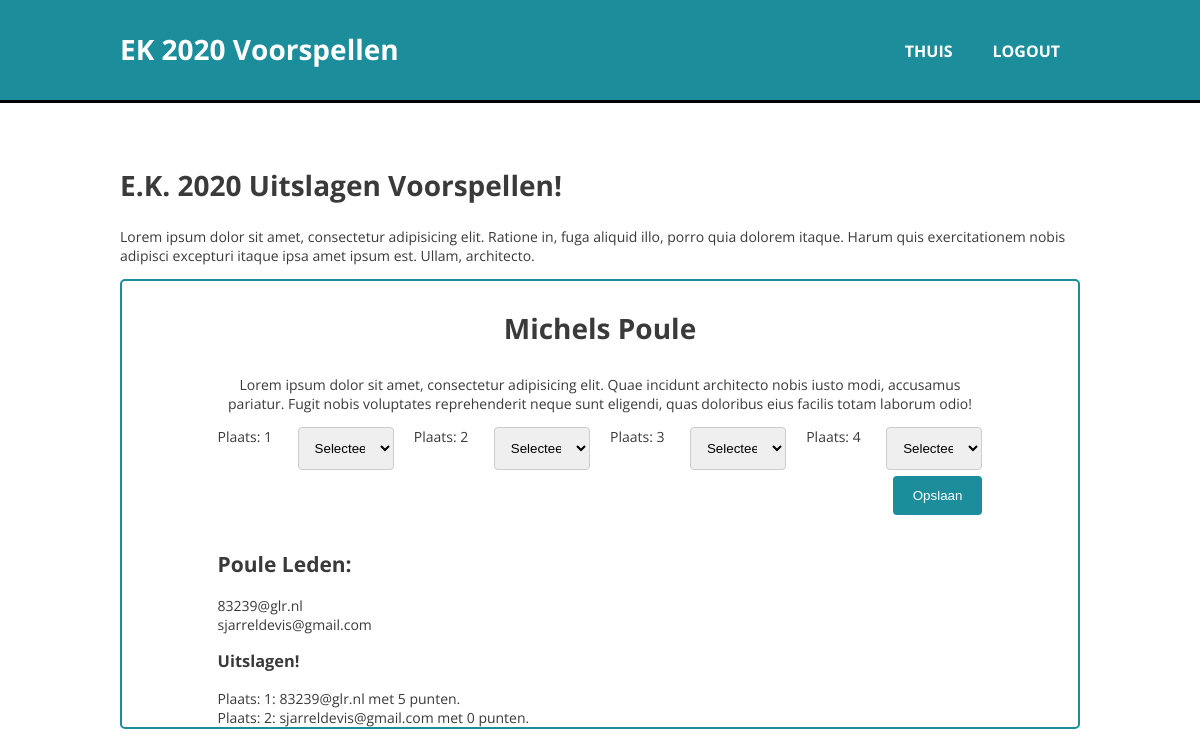
Screenshot of /poule.php?pouleId=36 (signed in) with the database file from the repository.
### tables this page shows
CREATE TABLE `poule` (
  `poule_id` int(11) NOT NULL,
  `poule_administrator_id` int(11) NOT NULL,
  `poule_name` varchar(60) NOT NULL,
  `correct_country_id_1` int(11) DEFAULT NULL,
  `correct_country_id_2` int(11) DEFAULT NULL,
  `correct_country_id_3` int(11) DEFAULT NULL,
  `correct_country_id_4` int(11) DEFAULT NULL
);

CREATE TABLE `user_poule` (
  `user_id` int(11) NOT NULL,
  `poule_id` int(11) NOT NULL,
  `user_sel_country_1` int(11) DEFAULT NULL,
  `user_sel_country_2` int(11) DEFAULT NULL,
  `user_sel_country_3` int(11) DEFAULT NULL,
  `user_sel_country_4` int(11) DEFAULT NULL,
  `points` int(3) NOT NULL DEFAULT '0'
);

CREATE TABLE `user` (
  `user_id` int(11) NOT NULL,
  `user_name` varchar(60) DEFAULT NULL,
  `user_email` varchar(100) NOT NULL,
  `user_password` varchar(120) NOT NULL
);

### assets/db/database.class.php (called while the page is built, shortened)
<?php
class Database {
	private $connection;
	public function connect() {
		$this->host = "localhost";
		$this->username = "mzuidema";
		$this->password = "A5f%jc49";
		$this->database = "ekApplicatie";
		$this->connection = new mysqli($this->host, $this->username, $this->password, $this->database);
		if($this->connection->connect_error) {
			die("Something went wrong");
		} else {
			return $this->connection;
		}
	}
	public function getConnection() {
		return $this->connection;
	}
}
?>

### assets/db/Poule/poule.inc.php (called while the page is built, shortened)
<?php
class Poule extends Database {
	protected function getPouleName($poule_id)
	{
		$sql = "SELECT poule_name FROM poule WHERE poule_id = $poule_id";
		$result = $this->getConnection()->query($sql);
        $rows = $result->num_rows;
        if ($rows > 0) {
            $data = $result->fetch_assoc();
            return $data;
        } else {
            return "No results found!";
        }
	}
	protected function getPouleAdmin($poule_id)
	{
		$sql = "SELECT poule_administrator_id FROM poule WHERE poule_id = $poule_id";
		$result = $this->connect()->query($sql);
        $rows = $result->num_rows;
        if ($rows > 0) {
            $row = $result->fetch_assoc();
            $data[] = $row;
            return $data;
        } else {
            return "No results found!";
        }
	}
	protected function getAllUsersFromPoule($poule_id)
	{
		$sql = "SELECT * FROM user LEFT JOIN user_poule ON user_poule.user_id = user.user_id WHERE user_poule.poule_id = $poule_id";
		$result = $this->getConnection()->query($sql);
        $rows = $result->num_rows;
        if ($rows > 0) {
            while ($row = $result->fetch_assoc()) {
                $data[] = $row;
            }
            return $data;
        } else {
            return null;
        }
	}
	protected function getSelectedCountryProcess($user_id, $poule_id, $number)
	{
		$sql = "SELECT user_sel_country_$number FROM user_poule WHERE user_id = $user_id AND poule_id = $poule_id";
		$result = $this->connect()->query($sql);
        $rows = $result->num_rows;
        if ($rows > 0) {
            $row = $result->fetch_assoc();
            $data[] = $row;
            return $data;
        } else {
            return  "No results found!";
        }
	}
	protected function countFirstCorrectCountry($poule_id)
	{
		$sql = "SELECT COUNT(poule.correct_country_id_1) AS count FROM poule WHERE poule.poule_id = $poule_id";
		$result = $this->connect()->query($sql);
        $row = $result->fetch_assoc();
        return $row;
	}
}
?>

### assets/db/Poule/pouleAction.inc.php (called while the page is built, shortened)
<?php
class pouleAction extends Poule {
	public function showPouleName($poule_id) {
		$data = $this->getPouleName($poule_id)['poule_name'];
		return $data;
	}
	public function isPouleAdmin($poule_id, $user_id)
	{
		$data = $this->getPouleAdmin($poule_id);
		if($data[0]['poule_administrator_id'] == $user_id) {
			return true;
		} else {
			return false;
		}
	}
	public function showAllUsersForPoule($poule_id)
	{
		$data = $this->getAllUsersFromPoule($poule_id);
		return $data;
	}
	public function getSelectedCountry($user_id, $poule_id, $number)
	{
		$data = $this->getSelectedCountryProcess($user_id, $poule_id, $number);
		return $data;
	}
	public function areCorrectCountriesFilled($poule_id)
	{
		if($data = $this->countFirstCorrectCountry($poule_id)['count'] > 0) {
			return true;
		} else {
			return false;
		}
	}
}
?>

### assets/db/Country/country.inc.php (called while the page is built, shortened)
<?php
class Country extends Database {
	protected function getCountryList()
	{
		$sql = "SELECT * FROM country";
		$result = $this->getConnection()->query($sql);
        $rows = $result->num_rows;
        if ($rows > 0) {
            while ($row = $result->fetch_assoc()) {
                $data[] = $row;
            }
            return $data;
        } else {
            return null;
        }
	}
}
?>

### assets/db/Country/countryAction.inc.php (called while the page is built, shortened)
<?php
class countryAction extends Country {
	public function countryList()
	{
		$data = $this->getCountryList();
		return $data;
	}
}
?>

### assets/inc/functions.php (called while the page is built)
<?php
function sortArrayOnPoints($array) {
	$points = array_column($array, "points");
	array_multisort($points, SORT_DESC, $array);
	return $array;
}
?>

### poule.php (the view, shortened to what this page needs)
<?php
require_once 'assets/db/database.class.php';
require_once 'assets/db/User/user.inc.php';
require_once 'assets/db/Poule/poule.inc.php';
require_once 'assets/db/Poule/pouleAction.inc.php';
require_once 'assets/db/Country/country.inc.php';
require_once 'assets/db/Country/countryAction.inc.php';
require_once 'assets/inc/functions.php';
$poule = new pouleAction();
$countryAction = new countryAction();
$id = $_GET['pouleId'];
?>
<html>
	<head>
	</head>
	<body>
		<?php require_once 'assets/inc/header.php'; ?>
		<main>
			<section id="banner">
				<div class="container">
					<h1>E.K. 2020 Uitslagen Voorspellen!</h1>
					<p id="banner-content">
						Lorem ipsum dolor sit amet, consectetur adipisicing elit. Ratione in, fuga aliquid illo, porro quia dolorem itaque. Harum quis exercitationem nobis adipisci excepturi itaque ipsa amet ipsum est. Ullam, architecto.
					</p>
				</div>
			</section>
			<section id="content">
				<div class="container">
					<section class="poule">
						<div class="container">
							<h1><?= $poule->showPouleName($id); ?></h1>
							<p>Lorem ipsum dolor sit amet, consectetur adipisicing elit. Quae incidunt architecto nobis iusto modi, accusamus pariatur. Fugit nobis voluptates reprehenderit neque sunt eligendi, quas doloribus eius facilis totam laborum odio!</p>
							<form action="assets/proc/countrySelectProcess.php" method="POST">
								<div id="poule-country-grid">
									<?php
										for($i = 1; $i < 5; $i++) {
											$currentCountry = $poule->getSelectedCountry($_SESSION['user_id'], $id, $i)[0]["user_sel_country_$i"];
											echo "Plaats: " . $i;
											echo "<select name='country-" . $i . "'>";
											echo "<option value='0'>Selecteer een optie</option>";
											foreach($countryAction->countryList() as $country) {
												echo "<option value='" . $country['country_id'] . "'";
												if($currentCountry == $country['country_id']) {
													echo "selected";
												}
												echo ">";
												echo $country['country_name'];
												echo "</option>";
											}
											echo "</select>";
										}
									?>
								</div>
								<input type="submit" value="Opslaan" name="submitLogin" id="poule-country-btn">
							</form>
							<?php if($poule->isPouleAdmin($id, $_SESSION['user_id'])) : ?>
								<div id="poule-correct-country">
									<h2>Vul hier de correcte antwoorden in:</h2>
									<form action="assets/proc/correctCountrySelectProcess.php" method="POST">
										<div id="poule-country-grid">
											<?php
												for($i = 1; $i < 5; $i++) {
													$currentCountry = $countryAction->getCorrectCountry($i, $id)[0]["correct_country_id_$i"];
													echo "Plaats: " . $i;
													echo "<select name='correct_country_id_" . $i . "'>";
													echo "<option value='0'>Selecteer een optie</option>";
													foreach($countryAction->countryList() as $country) {
														echo "<option value='" . $country['country_id'] . "'";
														if($currentCountry == $country['country_id']) {
															echo "selected";
														}
														echo ">";
														echo $country['country_name'];
														echo "</option>";
													}
													echo "</select>";
												}
											?>
										</div>
										<input type="hidden" name="pouleId" value="<?php echo $id; ?>">
										<input type="submit" value="Opslaan" name="submitLogin" id="poule-country-btn">
									</form>
							<?php endif; ?>
							<div id="poule-table">
								<h2>Poule Leden:</h2>
								<ul>
									<?php foreach($poule->showAllUsersForPoule($id) as $user) : ?>
										<li><?php echo $user['user_email']; ?>
									<?php endforeach; ?>
								</ul>
								<?php if($poule->areCorrectCountriesFilled($id)) : ?>
								<h3>Uitslagen!</h3>
								<ul>
									<?php $members = sortArrayOnPoints($poule->showAllUsersForPoule($id)); foreach($members as $key => $member) : ?>
										<li>Plaats: <?= $key + 1; ?>: <?= $member['user_email']; ?> met <?= $member['points']; if($member['points'] == 1) { echo " punt"; } else { echo " punten"; }?>.</li>
									<?php endforeach; ?>
								</ul>
								<?php endif; ?>
							</div>
						</div>
					</section>
				</div>
			</section>
		</main>
	</body>
</html>

### assets/css/main.css (style rules this page uses)
body { font-size: 14px; font-family: 'Open Sans', sans-serif; margin: 0; padding: 0; color: #3a3a3a; }
.container { width: 80%; margin: auto; overflow: hidden; }
ul { margin: 0; padding: 0; }
main { margin-top: 5vh; }
input[type=text], select, textarea { width: 100%; padding: 12px; border: 1px solid #ccc; border-radius: 4px; resize: vertical; }
input[type=submit] { margin-top: 6px; background-color: #1b8d9b; color: white; padding: 12px 20px; border: none; border-radius: 4px; cursor: pointer; float: right; }
input[type=text], input[type=password], input[type=email], select, textarea { width: 100%; padding: 12px; border: 1px solid #ccc; border-radius: 4px; resize: vertical; }
#banner h1 { font-size: 2em; }
.poule { border: 2px solid #1b8d9b; border-radius: 5px; margin-bottom: 50px; }
.poule h1 { font-size: 2em; text-align: center; }
.poule p { text-align: center; }
#poule-country-grid { display: grid; grid-template-columns: 60px auto 60px auto 60px auto 60px auto; grid-gap: 20px; }
#poule-table { margin-top: 10vh; }

### rows the page displays
poule: poule_name "Michels Poule"
user_poule: user.user_email "83239@glr.nl", points "5", shows "punten"
user_poule: user.user_email "sjarreldevis@gmail.com", points "0", shows "punten"
